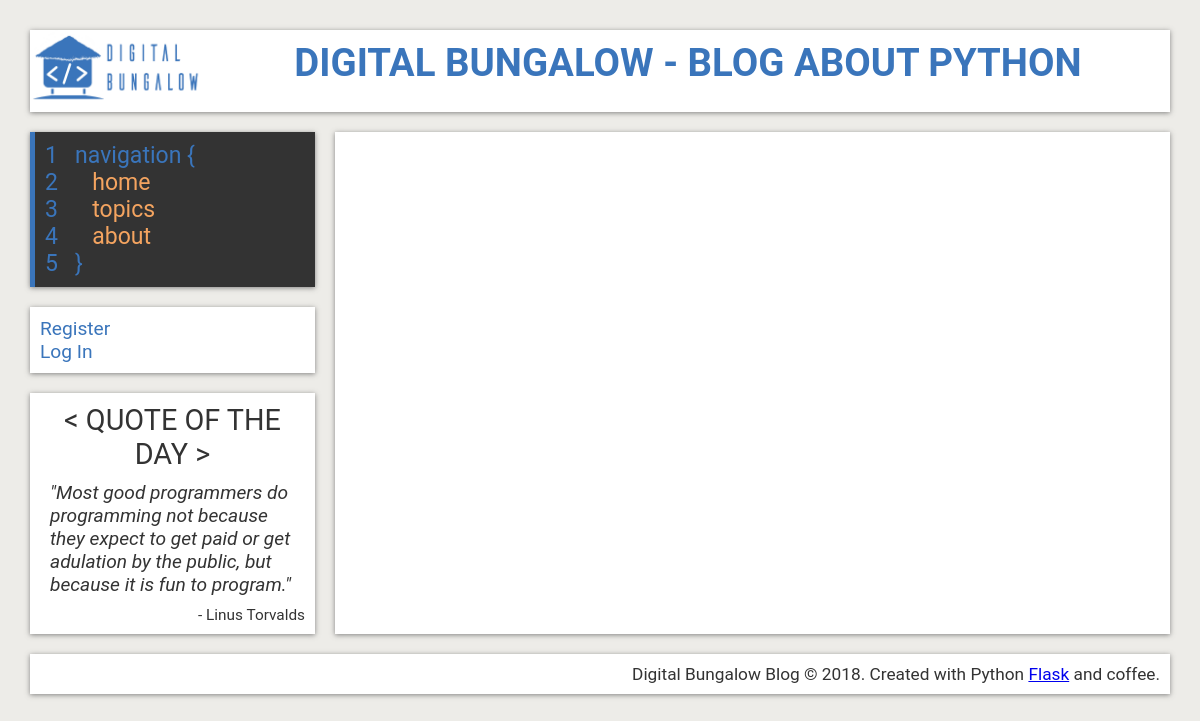
The page /topic/Python on the database as committed earlier.
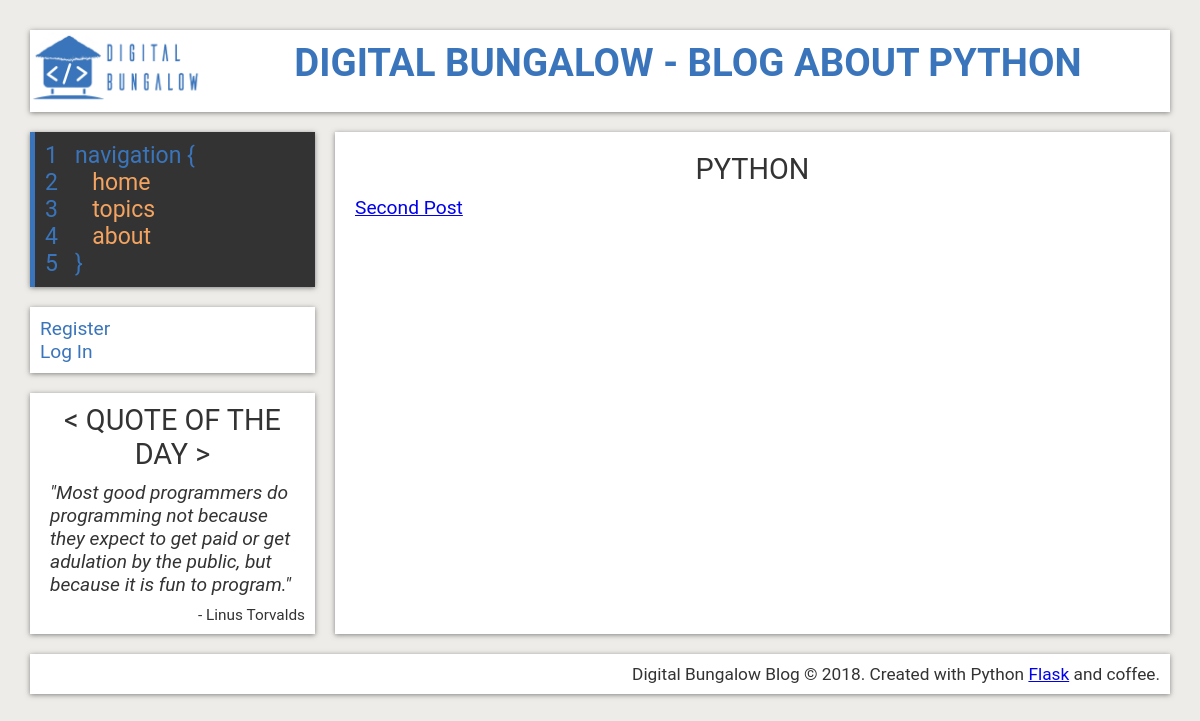
The same page on the database as committed later.
### flaskblog/models.py (models this page shows, shortened)
class Topic(db.Model):
    id = db.Column(db.Integer, primary_key=True)
    topicname = db.Column(db.String(60), nullable=False)
    posts = db.relationship('Post', backref='topic', lazy=True)

class Post(db.Model):
    id = db.Column(db.Integer, primary_key=True)
    title = db.Column(db.String(100), nullable=False)
    date_posted = db.Column(db.DateTime, nullable=False, default=datetime.utcnow)
    content = db.Column(db.Text, nullable=False)
    topic_id = db.Column(db.Integer, db.ForeignKey('topic.id'), nullable=False)
    user_id = db.Column(db.Integer, db.ForeignKey('user.id'), nullable=False)

### flaskblog/routes.py (the view)
@app.route("/topic/<topic_name>")
def topic(topic_name):
    topic = Topic.query.filter_by(topicname=topic_name).first()
    return render_template('topic.html', topic=topic)

### flaskblog/templates/topic.html
{% extends "layout.html" %}
{% block content %}
    <article class="topics">
      <section class="post-list">
        <h2>{{ topic.topicname }}</h2>
        {% for post in topic.posts %}
          <td> <p>
            <a href="{{ url_for('post', post_title=post.title)}}">{{ post.title }}</a>
          </p> </td>
        {% endfor %}
      </section>
    </article>
{% endblock content %}

Rows that differ between the two databases and show on the page:
added Topic: topicname "PYTHON"
added Post: title "Second Post"
